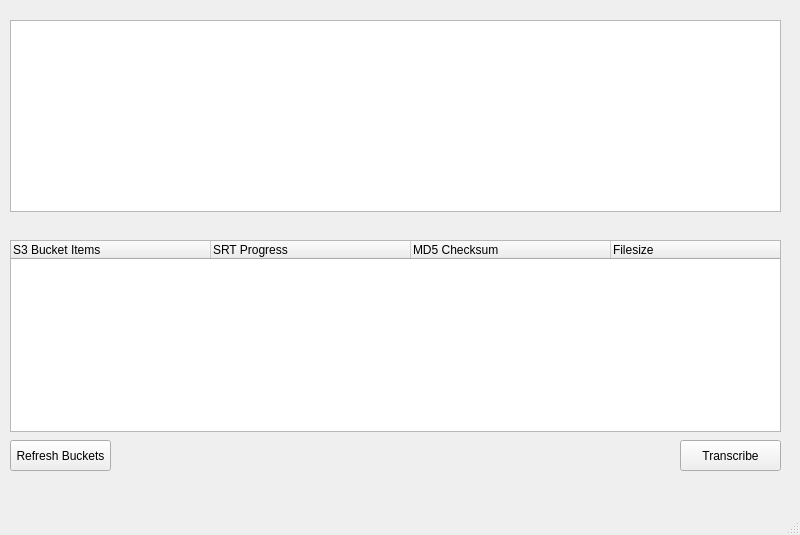
<?xml version="1.0" encoding="UTF-8"?>
<ui version="4.0">
 <class>MainWindow</class>
 <widget class="QMainWindow" name="MainWindow">
  <property name="geometry">
   <rect>
    <x>0</x>
    <y>0</y>
    <width>800</width>
    <height>535</height>
   </rect>
  </property>
  <property name="windowTitle">
   <string>MainWindow</string>
  </property>
  <widget class="QWidget" name="centralwidget">
   <widget class="QTreeWidget" name="bucketList">
    <property name="geometry">
     <rect>
      <x>10</x>
      <y>240</y>
      <width>771</width>
      <height>192</height>
     </rect>
    </property>
    <property name="alternatingRowColors">
     <bool>true</bool>
    </property>
    <property name="autoExpandDelay">
     <number>-1</number>
    </property>
    <property name="indentation">
     <number>20</number>
    </property>
    <property name="headerHidden">
     <bool>false</bool>
    </property>
    <property name="expandsOnDoubleClick">
     <bool>true</bool>
    </property>
    <property name="columnCount">
     <number>4</number>
    </property>
    <attribute name="headerDefaultSectionSize">
     <number>200</number>
    </attribute>
    <column>
     <property name="text">
      <string>S3 Bucket Items</string>
     </property>
    </column>
    <column>
     <property name="text">
      <string>SRT Progress</string>
     </property>
    </column>
    <column>
     <property name="text">
      <string>MD5 Checksum</string>
     </property>
    </column>
    <column>
     <property name="text">
      <string>Filesize</string>
     </property>
    </column>
   </widget>
   <widget class="QTreeView" name="bucketView">
    <property name="geometry">
     <rect>
      <x>10</x>
      <y>20</y>
      <width>771</width>
      <height>192</height>
     </rect>
    </property>
   </widget>
   <widget class="QPushButton" name="refreshBucketList">
    <property name="geometry">
     <rect>
      <x>10</x>
      <y>440</y>
      <width>101</width>
      <height>31</height>
     </rect>
    </property>
    <property name="text">
     <string>Refresh Buckets</string>
    </property>
   </widget>
   <widget class="QPushButton" name="btnTranscribe">
    <property name="geometry">
     <rect>
      <x>680</x>
      <y>440</y>
      <width>101</width>
      <height>31</height>
     </rect>
    </property>
    <property name="text">
     <string>Transcribe</string>
    </property>
   </widget>
  </widget>
  <widget class="QMenuBar" name="menubar">
   <property name="geometry">
    <rect>
     <x>0</x>
     <y>0</y>
     <width>800</width>
     <height>21</height>
    </rect>
   </property>
  </widget>
  <widget class="QStatusBar" name="statusbar"/>
 </widget>
 <resources/>
 <connections/>
</ui>
